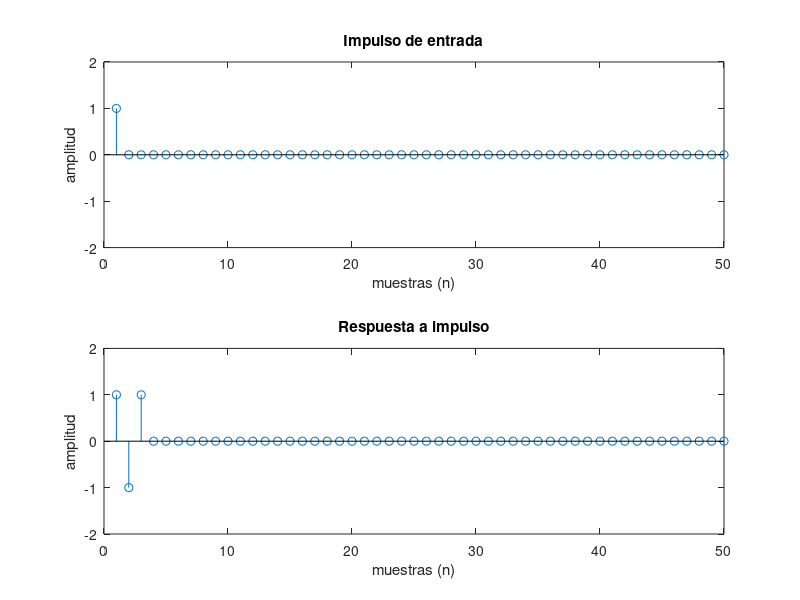

Here is the MATLAB script that generated this plot: (Note: this script raises an error after producing the figure.)
clc
close all


%% I.1
% y(n) = x(n) - 2*cos(t)*x(n-1) + x(n-2)
close all

fs = 50;
n = 1:1:fs;
L = length(n);
t = pi/3;

x = zeros(1, L); x(1) = 1;
y = zeros(1, length(x));

y(1) = x(1);
y(2) = x(2) - 2*cos(t)*x(1);
for i = 3 : length(x)
    y(i) = x(i) - 2*cos(t)*x(i-1) + x(i-2);
end

subplot(2,1,1)
stem(n, x)
xlabel('muestras (n)'); ylabel('amplitud');
axis([0 L -2 2])
title('Impulso de entrada')

subplot(2,1,2)
stem(n, y)
xlabel('muestras (n)'); ylabel('amplitud');
axis([0 L -2 2])
title('Respuesta a impulso')

% |H(w)| = |1 - 2cos(t)*e^(-jw) + e^(-2jw)|
close all

w_array = -pi:1e-3:pi;
yy1 = H1(w_array, pi/6);
yy2 = H1(w_array, pi/3);
yy3 = H1(w_array, pi/2);

plot(w_array, yy1)
hold on
plot(w_array, yy2)
plot(w_array, yy3)
axis([-pi pi -40 20]); xlabel('w (rad/muestra)'); ylabel('magnitud (dB)');
title('Magnitud de respuesta en frecuencia para distintos \theta')
hold off
legend('pi/6','pi/3','pi/2')

%% I.2


r_p = 0.7;
b0 = 1-r_p;

y(1) = b0*x(1);
y(2) = b0*x(1) +2*r_p*cos(t)*y(1);

for i = 1:length(x)
    if (i-2>0)
        y(i) = b0*x(i) + 2*r_p*cos(t)*y(i-1) - r_p^2*y(i-2);
    end
end
subplot(2,1,1)
stem(n, x)
xlabel('muestras (n)'); ylabel('amplitud');
title('Impulso de entrada')

subplot(2,1,2)
stem(n, y)  
xlabel('muestras (n)'); ylabel('amplitud');
title('Respuesta a impulso')
% |H(w)| = |1 - 2cos(t)*e^(-jw) + e^(-2jw)|
close all

w_array = -pi:1e-3:pi;
yy1 = H2(w_array, 0.99);
yy2 = H2(w_array, 0.9);
yy3 = H2(w_array, 0.7);

plot(w_array, yy1)
hold on
plot(w_array, yy2)
plot(w_array, yy3)
axis([-pi pi -40 20]); xlabel('w (rad/muestra)'); ylabel('magnitud (dB)');
title('Magnitud de respuesta en frecuencia para distintos r')
hold off
legend('0.99','0.9','0.7')

%% I.3 FILTRADO FIR DE LA SEÑAL NSPEECH
load("nspeech.mat");
fn= 1685/fs;
w_arr0 = -pi:2*pi/length(nspeech):pi-2*pi/length(nspeech);

y = FIR_filter(nspeech,fn);
w_arr1 = -pi:2*pi/length(y):pi-2*pi/length(y);

r = 0.99;
theta = 2*pi*fn;
%parámetros
b0 = 1;
b1 = -r*cos(theta);
b2 = r^2;  
B = [b0 b1 b2];
A = 1;

yfi=filter(A, B, nspeech); %FORMA DIRECTA 2 TRANSPUESTA
figure()
plot(w_arr0, (20*log10(abs(fftshift(fft(nspeech))))));
axis([-pi pi -30 75]); xlabel('w (rad/muestra)'); ylabel('magnitud (dB)');
title('Magnitud del espectro de la señal de entrada nspeech')
%plot(w_arr0, abs(fftshift(fft(yfi))));
figure()
plot(w_arr1, (20*log10(abs(fftshift(fft(y))))));
axis([-pi pi -30 75]); xlabel('w (rad/muestra)'); ylabel('magnitud (dB)');
title('Magnitud del espectro de la señal de salida')
figure()
plot(w_arr0, (20*log10(abs(fftshift(fft(yfi))))));
axis([-pi pi -30 75]); xlabel('w (rad/muestra)'); ylabel('magnitud (dB)');
title('Magnitud del espectro de la señal de salida empleando filter()')
%legend('nspeech','filter','FIR filter')A
%%  FILTRADO IIR DE LA SEÑAL PCM
load("pcm.mat")
b_k = [1 -r];
a1 = -r*cos(theta);
a2 = r^2;
a_k = [a1 a2];

filtered_pcm= IIR_filter( pcm, b_k, a_k);
%
paso = (2*pi/(length(pcm)));
w_arr = -pi:paso:pi-paso;
z = fftshift(fft(pcm));
z2 = fftshift(fft(filtered_pcm));


%y_pcm = H2(w_arr, 0.99);
%y_fpcm =  H2(w_arr, 0.99);
figure()
plot(w_arr, (20*log10(abs(z))))
axis([-pi pi -20 70]); xlabel('w (rad/muestra)'); ylabel('magnitud (dB)');
title('Magnitud del espectro de la señal de entrada pcm')
figure()
plot(w_arr, (20*log10(abs(z2))))
axis([-pi pi -20 70]); xlabel('w (rad/muestra)'); ylabel('magnitud (dB)');
title('Magnitud del espectro de la señal de salida del filtro IIR diseñado')




%% II.1
wc = 2*pi/3;

N1 = 21;
N2 = 101;
N3 = 1001;

n1=0:N1-1;
n2=0:N2-1;
n3=0:N3-1;

h1 = wc/pi * sinc((n1-(N1-1)/2)*wc/pi);
h2 = wc/pi * sinc((n2-(N2-1)/2)*wc/pi);
h3 = wc/pi * sinc((n3-(N3-1)/2)*wc/pi);
figure()
subplot(3,1,1)
plot(n1,h1)
xlabel('Tiempo (s)')
ylabel('Amplitud')
title('filtro h(n) con N=21')
grid on
subplot(3,1,2)
plot(n2,h2)
xlabel('Tiempo (s)')
ylabel('Amplitud')
title('filtro h(n) con N=101')
grid on
subplot(3,1,3)
plot(n3,h3)
xlabel('Tiempo (s)')
ylabel('Amplitud')
title('filtro h(n) con N=1001')
grid on

[H11,w1]=DTFT(h1,512);
figure()
subplot(3,1,1)
plot(w1/pi,abs(H11))
xlabel('Frecuencia Normalizada (\times\pi rad/muestra)')
ylabel('Magnitud ')
title('|H(w)| con N=21')
grid on
[H21,w2]=DTFT(h2,512);
subplot(3,1,2)
plot(w2/pi,abs(H21))
xlabel('Frecuencia Normalizada (\times\pi rad/muestra)')
ylabel('Magnitud ')
title('|H(w)| con N=101')
grid on
[H31,w3]=DTFT(h3,512);
subplot(3,1,3)
plot(w3/pi,abs((H31)))
xlabel('Frecuencia Normalizada (\times\pi rad/muestra)')
ylabel('Magnitud ')
title('|H(w)| con N=1001')
grid on

figure()
subplot(3,1,1)
plot(w1/pi,unwrap(angle(H11)))
xlabel('Frecuencia Normalizada (\times\pi rad/muestra)')
ylabel('Fase (°)')
ylim([-90 90])
xlim([-1 1])
title('Fase del espectro de H(w) con N=21')
grid on 
subplot(3,1,2)
plot(w2/pi,unwrap(angle(H21)))
xlabel('Frecuencia Normalizada (\times\pi rad/muestra)')
ylabel('Fase (°)')
ylim([-270 90])
xlim([-1 1])
title('Fase del espectro de H(w) con N=101')
grid on 
subplot(3,1,3)
plot(w3/pi,unwrap(angle(H31)))
xlabel('Frecuencia Normalizada (\times\pi rad/muestra)')
ylabel('Fase (°)')
ylim([-270 90])
xlim([-1 1])
title('Fase del espectro de H(w) con N=1001')
grid on 
%% II.2

fs= 1000;
Ts=1/fs;
L = 100;
t = (0:L-1).*Ts;

rect = rectwin(L);
jamon = hann(L);
hamm = hamming(L);
black = blackman(L);
bart = bartlett(L);


figure()
subplot(5,1,1)
plot(t,rect);
xlabel('Tiempo (s)')
ylabel('Amplitud')
title('Ventana rectangular')
grid on

subplot(5,1,2)
plot(t,jamon)
xlabel('Tiempo (s)')
ylabel('Amplitud')
title('Ventana hanning')
grid on

subplot(5,1,3)
plot(t,hamm)
xlabel('Tiempo (s)')
ylabel('Amplitud')
title('Ventana hamming')
grid on

subplot(5,1,4)
plot(t,black)
xlabel('Tiempo (s)')
ylabel('Amplitud')
title('Ventana blackman')
grid on

subplot(5,1,5)
plot(t,bart)
xlabel('Tiempo (s)')
ylabel('Amplitud')
title('Ventana bartlett')
grid on

w=-pi:2*pi/L:pi-2*pi/L;

s_rect=fft(rect);
s_jamon = fft(jamon);
s_hamm = fft(hamm);
s_black = fft(black);
s_bart = fft(bart);

figure()
subplot(5,2,1)
stem(w/pi,20*log10(abs(fftshift(s_rect))))
xlabel('Frecuencia Normalizada (\times\pi rad/muestra)')
ylabel('Magnitud (dB)')
ylim([-50 50])
xlim([-1 1])
title('Magnitud del espectro de la ventana rectangular')
grid on
subplot(5,2,2)
plot(w/pi,unwrap(angle(s_rect)))
xlabel('Frecuencia Normalizada (\times\pi rad/muestra)')
ylabel('Fase (°)')
ylim([-30 10])
xlim([-1 1])
title('Fase del espectro de la ventana rectangular')
grid on 

subplot(5,2,3)
stem(w/pi,20*log10(abs(fftshift(s_jamon))))
xlabel('Frecuencia Normalizada (\times\pi rad/muestra)')
ylabel('Magnitud (dB)')
ylim([-50 50])
xlim([-1 1])
title('Magnitud del espectro de la ventana hanning')
grid on
subplot(5,2,4)
plot(w/pi,unwrap(angle(s_jamon)))
xlabel('Frecuencia Normalizada (\times\pi rad/muestra)')
ylabel('Fase (°)')
ylim([-30 10])
xlim([-1 1])
title('Fase del espectro de la ventana rectangular')
grid on 

subplot(5,2,5)
stem(w/pi,20*log10(abs(fftshift(s_hamm))))
xlabel('Frecuencia Normalizada (\times\pi rad/muestra)')
ylabel('Magnitud (dB)')
ylim([-50 50])
xlim([-1 1])
title('Magnitud del espectro de la ventana hamming')
grid on
subplot(5,2,6)
plot(w/pi,unwrap(angle(s_hamm)))
xlabel('Frecuencia Normalizada (\times\pi rad/muestra)')
ylabel('Fase (°)')
ylim([-30 10])
xlim([-1 1])
title('Fase del espectro de la ventana rectangular')
grid on 

subplot(5,2,7)
stem(w/pi,20*log10(abs(fftshift(s_black))))
xlabel('Frecuencia Normalizada (\times\pi rad/muestra)')
ylabel('Magnitud (dB)')
ylim([-50 50])
xlim([-1 1])
title('Magnitud del espectro de la ventana blackman')
grid on
subplot(5,2,8)
plot(w/pi,unwrap(angle(s_black)))
xlabel('Frecuencia Normalizada (\times\pi rad/muestra)')
ylabel('Fase (°)')
ylim([-30 10])
xlim([-1 1])
title('Fase del espectro de la ventana rectangular')
grid on 


subplot(5,2,9)
stem(w/pi,20*log10(abs(fftshift(s_bart))))
xlabel('Frecuencia Normalizada (\times\pi rad/muestra)')
ylabel('Magnitud (dB)')
ylim([-50 50])
xlim([-1 1])
title('Magnitud del espectro de la ventana bartlett')
grid on
subplot(5,2,10)
plot(w/pi,unwrap(angle(s_bart)))
xlabel('Frecuencia Normalizada (\times\pi rad/muestra)')
ylabel('Fase (°)')
ylim([-30 10])
xlim([-1 1])
title('Fase del espectro de la ventana rectangular')
grid on 



%% III
%III.2
fs=16000;
fc=3000;
w=pi*fc/fs;
n=70;

A1 = fir1(n,w,"low","scale");
A2 = fir1(n,w,"low",rectwin(n+1),"scale");
A3 = fir1(n,w,"low",blackman(n+1),"scale");
figure()
freqz(A1,1,16000)
title('Espectro del filtro pasabajos de orden 70, fc=3kHz, fs=16ksps.')
figure()
freqz(A2,1,16000)
title('Espectro del filtro pasabajos de orden 70, fc=3kHz, fs=16ksps, método fir1 con ventana rectangular.')
figure()
freqz(A3,1,16000)
title('Espectro del filtro pasabajos de orden 70, fc=3kHz, fs=16ksps, método fir1 con ventana blackman.')
%% III.3
f=[0 0.1 0.1 0.4 0.4 0.65 0.75 1];
m=[1 1 0 0 0.5 0.5 0 0];
B1 = fir2(70,f,m);
B2 = fir2(150,f,m);

figure()
freqz(B1,1,16000)
title('Espectro del filtro FIR solicitado de orden 70, método fir2().')

figure()
freqz(B2,1,16000)
title('Espectro del filtro FIR solicitado de orden 150, método fir2().')

%% III.4

f=[0 0.1 0.15 0.35 0.4 0.65 0.75 1];
a=[1 1 0 0 0.5 0.5 0 0];
B3 = firpm(70,f,a);
figure()
freqz(B3,1,16000)
title('Espectro del filtro FIR de orden 70, coeficientes obtenidos mediante firpm().')

%% IV.1
Fs = 16000;
Fc1 = 2000;
Fc2 = 4000;
Fc3 = 800;
Fc4 = 1600;
[b1, a1] = ellip(2,3,40,(Fc1/(Fs/2)),"low");
figure()
freqz(b1,a1,[],Fs)
title('Pasa bajos de orden 2 (fc = 2 kHz)')
[b2,a2] = ellip(2,3,40,(Fc2/(Fs/2)),"high");
figure()
freqz(b2,a2,[],Fs)
title('Pasa altos de orden 2 (fc = 4 kHz)')
[b3,a3] = ellip(2,3,40,[(Fc1/(Fs/2)) (Fc2/(Fs/2))]);
figure()
freqz(b3,a3,[],Fs)
title('Pasa banda de orden 4 (f1 = 2 kHz, f2 = 4kHz)')
[b4,a4] = ellip(2,3,40,[(Fc1/(Fs/2)) (Fc2/(Fs/2))],"stop");
figure()
freqz(b4,a4,[],Fs)
title('Rechaza banda de orden 4 (f1 = 2 kHz, f2 = 4kHz)')
%% IV.2
%a) 1.5dB máximo de rizado en banda de paso
[b5,a5] = cheby2(2,20,[(Fc1/(Fs/2)) (Fc2/(Fs/2))],"bandpass");
figure()
freqz(b5,a5,[],Fs)
title('Filtro chebyshev de segundo tipo pasa banda de orden 4 (f1 = 2 kHz, f2 = 4kHz)')

%b) 20 dB de atenuación min en la banda de rechazo 
[b5,a5] = cheby1(2,1.5,[(Fc1/(Fs/2)) (Fc2/(Fs/2))],"bandpass");
figure()
freqz(b5,a5,[],Fs)
title('Filtro chebyshev de primer tipo pasa banda de orden 4 (f1 = 2 kHz, f2 = 4kHz)')
%% IV.3

[b6,a6] = butter(2,[(Fc3/(Fs/2)) (Fc4/(Fs/2))],"bandpass");
figure()
freqz(b6,a6,[],Fs)
title('Filtro butterworth pasa banda de orden 4 (f1 = 800Hz, f2 = 1600Hz)')
[z,p,k] = butter(2,[(Fc3/(Fs/2)) (Fc4/(Fs/2))],"bandpass");
figure()
zplane(z,p)
title('Diagrama de polos y ceros del filtro butterworth pasa-banda de orden 4')
[z,p,k] = butter(4,[(Fc3/(Fs/2)) (Fc4/(Fs/2))],"bandpass");
figure()
zplane(z,p)
title('Diagrama de polos y ceros del filtro butterworth pasa-banda de orden 8')
[z,p,k] = butter(16,[(Fc3/(Fs/2)) (Fc4/(Fs/2))],"bandpass");
figure()
zplane(z,p)
title('Diagrama de polos y ceros del filtro butterworth pasa-banda de orden 32')
%% FUNCIONES
% filtro 
function y = H1(w, t)
    y = abs(1 - 2*cos(t)*exp(-1i*w) + exp(-2*1i*w));
    y = 20*log10(y);
end

function y = H2(w, r)
    y = (1-r)./abs((1 - 2*r*cos(2*pi*0.210625000000000)*exp(-1i*w) + r^2*exp(-2*1i*w)));
    y = 20*log10(y);
end

% Filtro FIR por convolución 
function y = FIR_filter(x,fn) % r = 1 theta = 2*pi*fn
    r = 0.9;
    theta = 2*pi*fn;
    %parámetros
    b0 = 1;
    b1 = -2*r*cos(theta);
    b2 = r^2;  

    b = [b0 b1 b2];
    a = 1;
    h = b/a;
    y = conv(h,x);
end

% Filtro IIR ec de dif. coef A B
function y = IIR_filter( x, bCoeff, aCoeff)
    y = zeros(size(x));
    for i = 1:length(x)

        if i < 2
            y(i) = bCoeff(1)*x(i);        
        elseif (1<i)<3
            y(i) = bCoeff(1)*x(i)+bCoeff(2)*x(i-1)-aCoeff(1)*y(i-1);
        else
            y(i) = bCoeff(1)*x(i)+bCoeff(2)*x(i-1)-aCoeff(1)*y(i-1)-aCoeff(2)*y(i-2);
        end
    end
end
   
